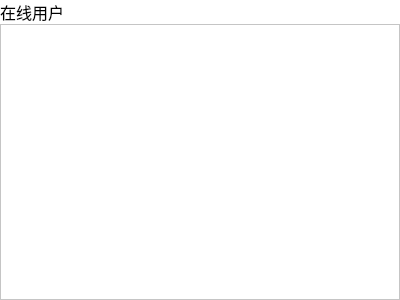
<?xml version="1.0" encoding="UTF-8"?>
<ui version="4.0">
 <class>OnlineUser</class>
 <widget class="QWidget" name="OnlineUser">
  <property name="geometry">
   <rect>
    <x>0</x>
    <y>0</y>
    <width>400</width>
    <height>300</height>
   </rect>
  </property>
  <property name="windowTitle">
   <string>Form</string>
  </property>
  <property name="styleSheet">
   <string notr="true">background:rgb(255, 255, 255)</string>
  </property>
  <layout class="QVBoxLayout" name="verticalLayout">
   <property name="spacing">
    <number>0</number>
   </property>
   <property name="leftMargin">
    <number>0</number>
   </property>
   <property name="topMargin">
    <number>0</number>
   </property>
   <property name="rightMargin">
    <number>0</number>
   </property>
   <property name="bottomMargin">
    <number>0</number>
   </property>
   <item>
    <layout class="QHBoxLayout" name="horizontalLayout">
     <item>
      <widget class="QLabel" name="label">
       <property name="font">
        <font>
         <family>Agency FB</family>
         <pointsize>12</pointsize>
        </font>
       </property>
       <property name="text">
        <string>在线用户</string>
       </property>
      </widget>
     </item>
     <item>
      <spacer name="horizontalSpacer">
       <property name="orientation">
        <enum>Qt::Horizontal</enum>
       </property>
       <property name="sizeHint" stdset="0">
        <size>
         <width>148</width>
         <height>20</height>
        </size>
       </property>
      </spacer>
     </item>
    </layout>
   </item>
   <item>
    <widget class="QListWidget" name="onlineuserlw"/>
   </item>
  </layout>
 </widget>
 <resources/>
 <connections/>
</ui>
